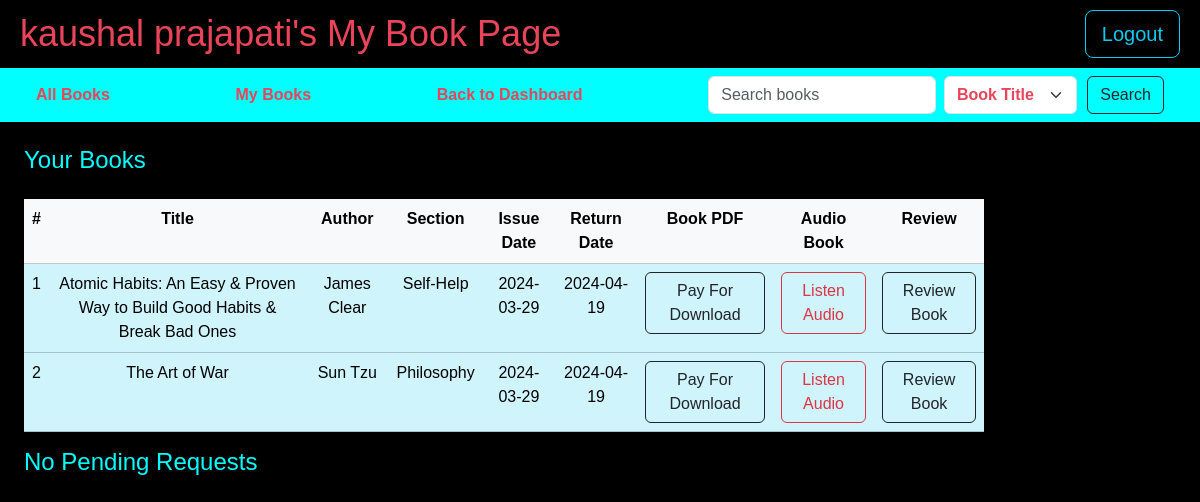
Screenshot of /student_dashboard/my_books (signed in) with the database file from the repository.
### models.py (models this page shows, shortened)
class Student(db.Model, UserMixin):
    __tablename__ = 'student'
    id = db.Column(db.Integer, primary_key=True)
    username = db.Column(db.String[32],unique=True, nullable=False)
    passhash = db.Column(db.String[512],nullable=False)
    name = db.Column(db.String[64],nullable=False)
    surname = db.Column(db.String[64],nullable=False)
    dateofbirth = db.Column(db.Date, nullable=False)
    gender = db.Column(db.String[16], nullable=False)
    is_librarian = db.Column(db.Boolean, default=False)
    rollno = db.Column(db.String[64], nullable=False, unique=True)
    @property
    def password(self):
        raise AttributeError('You cannot read the password attribute!')

class BookRequest(db.Model):
    __tablename__= 'book requests'
    id = db.Column(db.Integer, primary_key=True)
    student_id = db.Column(db.Integer, db.ForeignKey('student.id'), nullable=False)
    book_id = db.Column(db.Integer, db.ForeignKey('books.id'), nullable=False)
    status = db.Column(db.String(20), default='pending')
    request_date = db.Column(db.DateTime, default=datetime.now(timezone.utc) + timedelta(hours=5, minutes=30))

class Books(db.Model):
    __tablename__ = 'books'
    id = db.Column(db.Integer, primary_key=True, nullable=False, unique=True)
    book_name = db.Column(db.String(64), nullable=False, unique=True)
    content = db.Column(db.Text, nullable=True)
    author_1 = db.Column(db.String(64), nullable=False)
    author_2 = db.Column(db.String(64), nullable=True)
    author_3 = db.Column(db.String(64), nullable=True)
    pdf = db.Column(db.String(64), nullable=True)
    issue_date = db.Column(db.DateTime, nullable=False, default=lambda: datetime.now(timezone.utc) + timedelta(hours=5, minutes=30))
    return_date = db.Column(db.DateTime, nullable=False, default=lambda: datetime.now(timezone.utc) + timedelta(days=21) + timedelta(hours=5, minutes=30))
    requested = db.Column(db.Boolean, default=False)
    section_id = db.Column(db.Integer, db.ForeignKey('sections.id'), nullable=True)
    section = db.relationship('Sections',backref=db.backref('books', lazy=True))

class Sections(db.Model):
    __tablename__ ='sections'
    id = db.Column(db.Integer, primary_key=True, nullable=False, unique=True)
    name = db.Column(db.String(64), nullable=False, unique=True)
    date_created = db.Column(db.Date, nullable=False, default=(datetime.now(timezone.utc) + timedelta(hours=5, minutes=30)))
    description = db.Column(db.String(1080), nullable=False)

### app.py (the view)
@app.route('/student_dashboard/my_books',methods=['GET', 'POST'])
@login_required
def my_books():
    user = current_user
    books = db.session.query(BookRequest, Books, Sections)\
            .join(Books, BookRequest.book_id == Books.id)\
            .join(Sections, Books.section_id == Sections.id)\
            .filter(BookRequest.status.in_(['granted']), BookRequest.student_id == user.id)\
            .all()
    pending_books = db.session.query(BookRequest, Books, Sections)\
            .join(Books, BookRequest.book_id == Books.id)\
            .join(Sections, Books.section_id == Sections.id)\
            .filter(BookRequest.status.in_(['pending']), BookRequest.student_id == user.id)\
            .all()
    payment_status = session.get('payment_status', {})
    payment_status = {int(k): v for k, v in payment_status.items()}
    return render_template('my_books.html', books=books, user=user, pending_books=pending_books, payment_status=payment_status)

### app.py (called while the page is built)
@login_manager.user_loader
def load_student(id):
    return db.session.query(Student).get(int(id))

### templates/my_books.html (shortened to what this page needs)
{% extends "base_layout.html" %}
{% block content %}
  <div class="header">
    <h1>{{user.name}} {{user.surname}}'s  My Book Page</h1>
    <a href="/logout" class="btn btn-outline-info btn-lg">Logout</a>
  </div>
  <nav class="navbar" style="background-color: aqua;">
    <a href="/student_dashboard/all_books" style="color: #EA445A;text-decoration: none;">All Books</a>
    <a href="/student_dashboard/my_books" style="color: #EA445A;text-decoration: none;">My Books</a>
    <a href="/student_dashboard" style="color: #EA445A;text-decoration: none;">Back to Dashboard</a>
    <form method="POST" action="/search_books" class="d-flex" role="search">
        <input type="text" name="query" placeholder="Search books"class="form-control me-2" style="color: black;">
        <select name="filter" placeholder="" class="form-select" id="search-form">
            <option value="book_name">Book Title</option>
        </select>
        <input type="submit"value="Search" class="btn btn-outline-dark" id="search-btn"></input>
    </form>
  </nav>
    {% if books|length >= 1 %}
        <table class="table" style="width: 80%;margin-left: 2%;text-align: center;">
            <h3>Your Books</h3>
            <tr class="table-light">
                <th>#</th>
                <th>Title</th>
                <th>Author</th>
                <th>Section  </th>
                <th>Issue Date</th>
                <th>Return Date</th>
                <th>Book PDF</th>
                <th>Audio Book</th>
                <th>Review</th>
            </tr>
            {% for request, book, section in books %}
            <tr class="table-info">
                <td>{{ loop.index }}</td>
                <td>{{ book.book_name }}</td>
                <td>{{ book.author_1 }}  </td>
                <td>{{ section.name }}</td>
                <td>{{ book.issue_date.date() }}</td>
                <td>{{ book.return_date.date() }}</td>
                {% if payment_status.get(book.id, False) %}
                <td><a href="{{ url_for('initiate_download', book_id=book.id) }}" class="btn btn-outline-primary">Download PDF</a></td>
            {% else %}
            <td><a href="{{ url_for('payment_gateway', book_id=book.id) }}" class="btn btn-outline-dark">Pay For Download</a></td>
            {% endif %}
                <td><a href="{{url_for('text_to_speech', book_id=book.id)}}" class="btn btn-outline-danger">Listen Audio</a></td>
                <td><a href="{{ url_for('review_book', book_id=book.id) }}" class="btn btn-outline-dark">Review Book</a></td>
            </tr>
            {% endfor %}
        </table>
    {% else %}
        <h3>You have no books</h3>
    {% endif %}
    {% if pending_books|length >= 1 %}
        <table class="table" style="width: 80%;margin-left: 2%;text-align: center;">
            <h3>Your Requests</h3>
            <tr class="table-light">
                <th>#</th>
                <th>Title</th>
                <th>Author</th>
                <th>Section  </th>
                <th>Status</th>
            </tr>
            {% for request, book, section in pending_books %}
            <tr class="table-info">
                <td>{{ loop.index }}</td>
                <td>{{ book.book_name }}</td>
                <td>{{ book.author_1 }}  </td>
                <td>{{ section.name }}</td>
                <td ><span style="text-transform: capitalize;">{{ request.status}}</span> Approval</td>
            </tr>
            {% endfor %}
        </table>
    {% else %}
        <h3>No Pending Requests</h3>
    {% endif %}
{% endblock %}

### static/style.css (style rules this page uses)
body { background-color: #000000; color:#EA445A ; font-family: Arial, sans-serif; margin: 0; padding: 0; }
.header { padding: 10px 20px; display: flex; justify-content: space-between; align-items: center; }
.header h1 { margin: 0; }
.navbar { color: yellow; text-decoration: none; padding-left: 3%; padding-right: 3%; font-weight: bold; margin-bottom: 2%; }
#search-form { width: 50%; color: #EA445A; font-weight: bold; }
#search-btn { margin-left: 10px; }
h1 { font-size: 36px; text-align: center; margin-bottom: 2%; }
h3 { font-size: 24px; margin-bottom: 2%; color:aqua; margin-left: 2%; }

### rows the page displays
Student: name "kaushal", surname "prajapati"
BookRequest: book_name "Atomic Habits: An Easy & Proven Way to Build Good Habits & Break Bad Ones", author_1 "James Clear", name "Self-Help", issue_date "2024-03-29", return_date "2024-04-19"
BookRequest: book_name "The Art of War", author_1 "Sun Tzu", name "Philosophy", issue_date "2024-03-29", return_date "2024-04-19"
